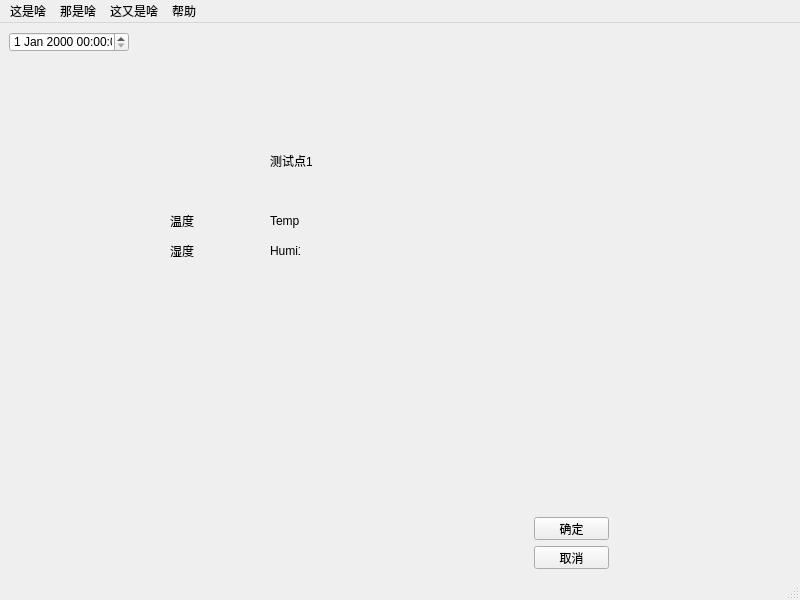
<?xml version="1.0" encoding="UTF-8"?>
<ui version="4.0" idbasedtr="true">
 <author>Sandman Zhang</author>
 <class>MainWindow</class>
 <widget class="QMainWindow" name="MainWindow">
  <property name="geometry">
   <rect>
    <x>0</x>
    <y>0</y>
    <width>800</width>
    <height>600</height>
   </rect>
  </property>
  <property name="windowTitle">
   <string>MainWindow</string>
  </property>
  <widget class="QWidget" name="centralwidget">
   <widget class="QPushButton" name="pushButton">
    <property name="geometry">
     <rect>
      <x>534</x>
      <y>494</y>
      <width>75</width>
      <height>23</height>
     </rect>
    </property>
    <property name="text">
     <string>确定</string>
    </property>
   </widget>
   <widget class="QPushButton" name="pushButton_2">
    <property name="geometry">
     <rect>
      <x>534</x>
      <y>523</y>
      <width>75</width>
      <height>23</height>
     </rect>
    </property>
    <property name="text">
     <string>取消</string>
    </property>
   </widget>
   <widget class="QDateTimeEdit" name="dateTimeEdit">
    <property name="geometry">
     <rect>
      <x>9</x>
      <y>9</y>
      <width>120</width>
      <height>20</height>
     </rect>
    </property>
   </widget>
   <widget class="QLabel" name="label">
    <property name="geometry">
     <rect>
      <x>170</x>
      <y>190</y>
      <width>24</width>
      <height>16</height>
     </rect>
    </property>
    <property name="layoutDirection">
     <enum>Qt::LeftToRight</enum>
    </property>
    <property name="text">
     <string>温度</string>
    </property>
   </widget>
   <widget class="QLabel" name="label_2">
    <property name="geometry">
     <rect>
      <x>170</x>
      <y>220</y>
      <width>24</width>
      <height>16</height>
     </rect>
    </property>
    <property name="layoutDirection">
     <enum>Qt::LeftToRight</enum>
    </property>
    <property name="text">
     <string>湿度</string>
    </property>
   </widget>
   <widget class="QLabel" name="label_3">
    <property name="geometry">
     <rect>
      <x>270</x>
      <y>130</y>
      <width>42</width>
      <height>16</height>
     </rect>
    </property>
    <property name="text">
     <string>测试点1</string>
    </property>
   </widget>
   <widget class="QLabel" name="label_4">
    <property name="geometry">
     <rect>
      <x>270</x>
      <y>190</y>
      <width>30</width>
      <height>16</height>
     </rect>
    </property>
    <property name="text">
     <string>Temp1</string>
    </property>
   </widget>
   <widget class="QLabel" name="label_5">
    <property name="geometry">
     <rect>
      <x>270</x>
      <y>220</y>
      <width>30</width>
      <height>16</height>
     </rect>
    </property>
    <property name="text">
     <string>Humi1</string>
    </property>
   </widget>
  </widget>
  <widget class="QMenuBar" name="menubar">
   <property name="geometry">
    <rect>
     <x>0</x>
     <y>0</y>
     <width>800</width>
     <height>23</height>
    </rect>
   </property>
   <widget class="QMenu" name="menu">
    <property name="title">
     <string>这是啥</string>
    </property>
    <addaction name="actionkao"/>
    <addaction name="actioncao"/>
    <addaction name="separator"/>
    <addaction name="actionQuit"/>
   </widget>
   <widget class="QMenu" name="menu_2">
    <property name="title">
     <string>那是啥</string>
    </property>
    <addaction name="actionfuck"/>
   </widget>
   <widget class="QMenu" name="menu_3">
    <property name="title">
     <string>这又是啥</string>
    </property>
    <addaction name="actionojbk"/>
    <addaction name="separator"/>
    <addaction name="actionjbok"/>
   </widget>
   <widget class="QMenu" name="menu_4">
    <property name="title">
     <string>帮助</string>
    </property>
    <widget class="QMenu" name="menuContact_Me">
     <property name="title">
      <string>Contact Me.</string>
     </property>
     <addaction name="actionE_mail"/>
     <addaction name="actionTel"/>
    </widget>
    <addaction name="actionAbout"/>
    <addaction name="separator"/>
    <addaction name="menuContact_Me"/>
   </widget>
   <addaction name="menu"/>
   <addaction name="menu_2"/>
   <addaction name="menu_3"/>
   <addaction name="menu_4"/>
  </widget>
  <widget class="QStatusBar" name="statusbar"/>
  <action name="actionkao">
   <property name="text">
    <string>kao</string>
   </property>
  </action>
  <action name="actioncao">
   <property name="text">
    <string>cao</string>
   </property>
  </action>
  <action name="actionfuck">
   <property name="text">
    <string>fuck</string>
   </property>
  </action>
  <action name="actionojbk">
   <property name="text">
    <string>ojbk</string>
   </property>
  </action>
  <action name="actionjbok">
   <property name="text">
    <string>jbok</string>
   </property>
  </action>
  <action name="actionQuit">
   <property name="text">
    <string>Quit</string>
   </property>
  </action>
  <action name="actionAbout">
   <property name="text">
    <string>About</string>
   </property>
  </action>
  <action name="actionE_mail">
   <property name="text">
    <string>E-mail</string>
   </property>
  </action>
  <action name="actionTel">
   <property name="text">
    <string>Tel.</string>
   </property>
  </action>
 </widget>
 <resources/>
 <connections/>
</ui>
